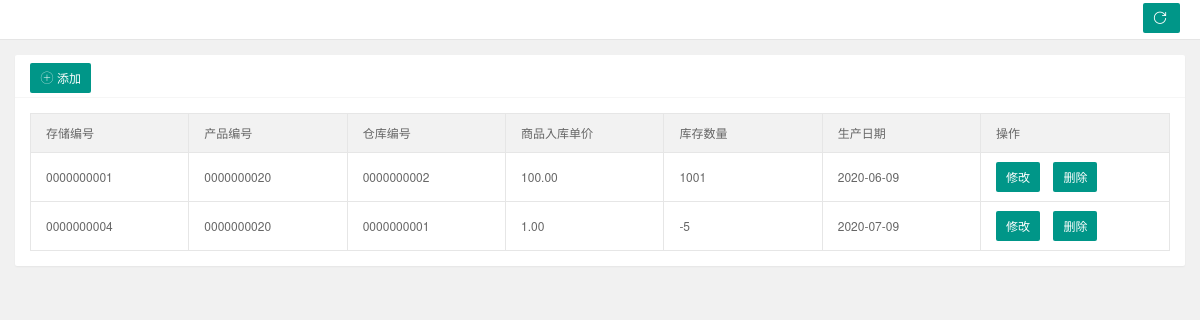
/stock-list.php, run on the app's committed database.
### tables this page shows
CREATE TABLE `stock`  (
  `stock_id` int(10) UNSIGNED ZEROFILL NOT NULL AUTO_INCREMENT COMMENT '存储编号',
  `product_id` int(10) UNSIGNED ZEROFILL NOT NULL COMMENT '产品编号',
  `warehouse_id` int(10) UNSIGNED ZEROFILL NOT NULL COMMENT '仓库编号',
  `product_inprice` double(10, 2) NOT NULL COMMENT '产品入库单价',
  `product_num` int(0) NOT NULL COMMENT '产品数量',
  `product_data` date NOT NULL COMMENT '生产日期',
  PRIMARY KEY (`stock_id`) USING BTREE,
  INDEX `产品编号`(`stock_id`) USING BTREE,
  INDEX `product_id`(`product_id`) USING BTREE,
  INDEX `stock_ibfk_2`(`warehouse_id`) USING BTREE,
  CONSTRAINT `stock_ibfk_1` FOREIGN KEY (`product_id`) REFERENCES `product` (`product_id`) ON DELETE RESTRICT ON UPDATE CASCADE,
  CONSTRAINT `stock_ibfk_2` FOREIGN KEY (`warehouse_id`) REFERENCES `warehouse` (`warehouse_id`) ON DELETE RESTRICT ON UPDATE CASCADE
);

### stock-list.php (the view, shortened to what this page needs)
<?php
    $link=mysqli_connect('localhost','root','123456','manage');
    mysqli_query($link,"set names utf8");
    $sql="select * from stock";
    $result=mysqli_query($link,$sql);
?>
<!DOCTYPE html>
<html class="x-admin-sm">
    <head>
        <link rel="stylesheet" href="./css/font.css">
        <link rel="stylesheet" href="./css/xadmin.css">
    </head>
    <body>
        <div class="x-nav">
            <a class="layui-btn layui-btn-small" style="line-height:1.6em;margin-top:3px;float:right" onclick="location.reload()" title="刷新">
                <i class="layui-icon layui-icon-refresh" style="line-height:30px"></i>
            </a>
        </div>
        <div class="layui-fluid">
            <div class="layui-row layui-col-space15">
                <div class="layui-col-md12">
                    <div class="layui-card">
                        <div class="layui-card-header">
                            <button class="layui-btn" onclick="xadmin.open('添加库存信息','stock-add.html',800,600)">
                                <i class="layui-icon"></i>添加</button></div>
                        <div class="layui-card-body ">
                            <table class="layui-table layui-form">
                                <thead>
                                    <tr>
                                        <th>存储编号</th>
                                        <th>产品编号</th>
                                        <th>仓库编号</th>
                                        <th>商品入库单价</th>
                                        <th>库存数量</th>
                                        <th>生产日期</th>
                                       <th>操作</th>
                                    </tr>
                                </thead>
                                <tbody>
                                    <?php foreach($result as $res){ ?>
                                    <tr>
                                        <td><?php  echo $res['stock_id']; ?></td>
                                        <td><?php echo $res['product_id']; ?></td>
                                        <td><?php echo $res['warehouse_id']; ?></td>
                                        <td><?php echo $res['product_inprice']; ?></td>
                                        <td><?php echo $res['product_num']; ?></td>
                                        <td><?php echo $res['product_data']; ?></td>
                                     <td class="td-manage">
                                               <button class="layui-btn"  onclick="xadmin.open('修改库存信息','stock-change.php?stock_id=<?php  echo $res['stock_id']; ?>',800,600)">修改</button>
                                            <button class="layui-btn"  onclick="member_del('<?php echo $res['stock_id'];?>')">删除</button>
                                        </td>
                                    </tr>
                                   <?php } ?>
                                </tbody>
                            </table>
                        </div>
                </div>
            </div>
        </div>
    </body>
</html>

### css/xadmin.css (style rules this page uses)
* { margin: 0px; padding: 0px; font-family: "Helvetica Neue", Helvetica, Arial, sans-serif; }
a { text-decoration: none; }
html { width: 100%; height: 100%; overflow-x:hidden; overflow-y:auto; }
body { width: 100%; min-height: 100%; background: #f1f1f1; }
.layui-fluid { padding:15px; }
.x-nav { padding: 0 20px; position: relative; z-index: 99; border-bottom: 1px solid #e5e5e5; line-height: 39px; height: 39px; overflow: hidden; background: #fff; }
.layui-table td, .layui-table th { min-width: 80px; }
table th, table td { word-break: break-all; }
.x-admin-sm { font-size: 12px; }
.x-admin-sm body { font-size: 12px; }
.x-admin-sm .layui-table td, .x-admin-sm .layui-table th { font-size: 12px; }
.x-admin-sm .layui-icon { font-size: 14px; }
.x-admin-sm .layui-btn,.x-admin-sm .layui-btn-xs,.x-admin-sm .layui-btn-sm { font-size: 12px; }
.x-admin-sm .layui-btn { height: 30px; line-height: 30px; padding: 0 10px; }

### data on the page
stock: stock_id "0000000001", product "0000000020", warehouse "0000000002", product_inprice "100.00", product_num "1001", product_data "2020-06-09"
stock: stock_id "0000000004", product "0000000020", warehouse "0000000001", product_inprice "1.00", product_num "-5", product_data "2020-07-09"
